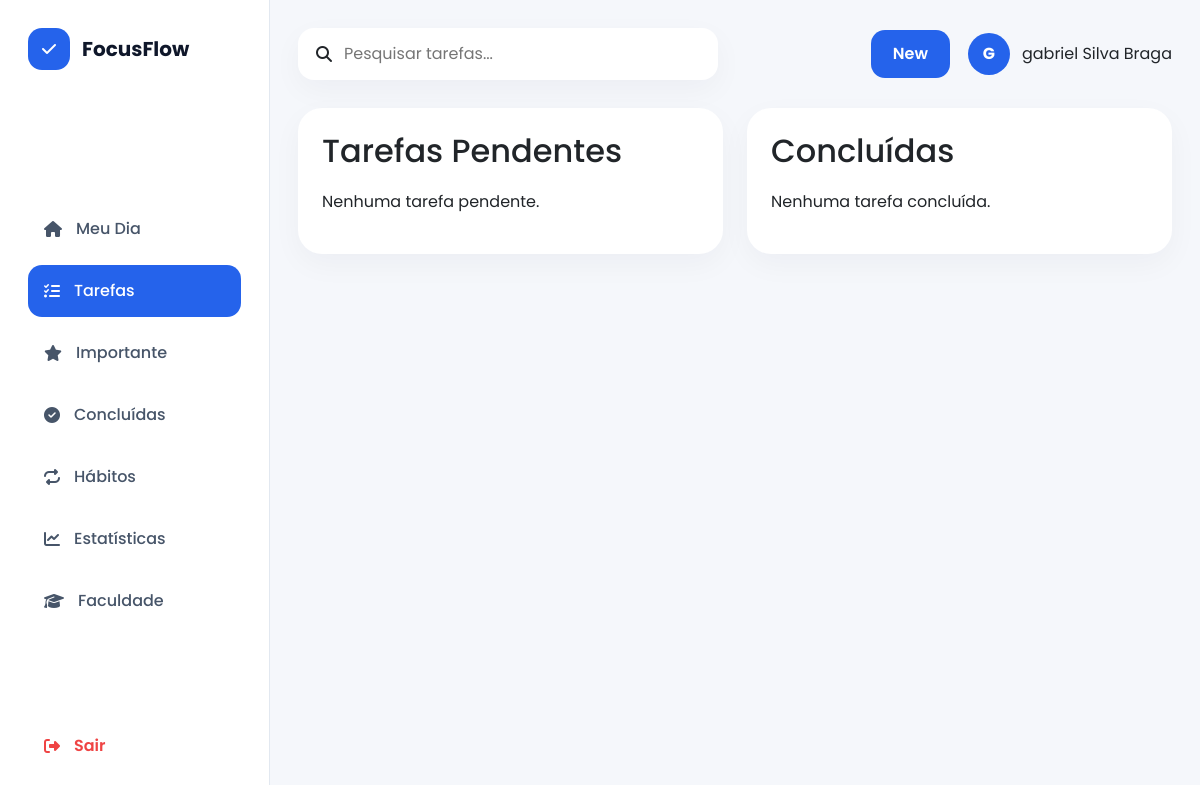
Before: /tarefas.php (signed in) with the older database file.
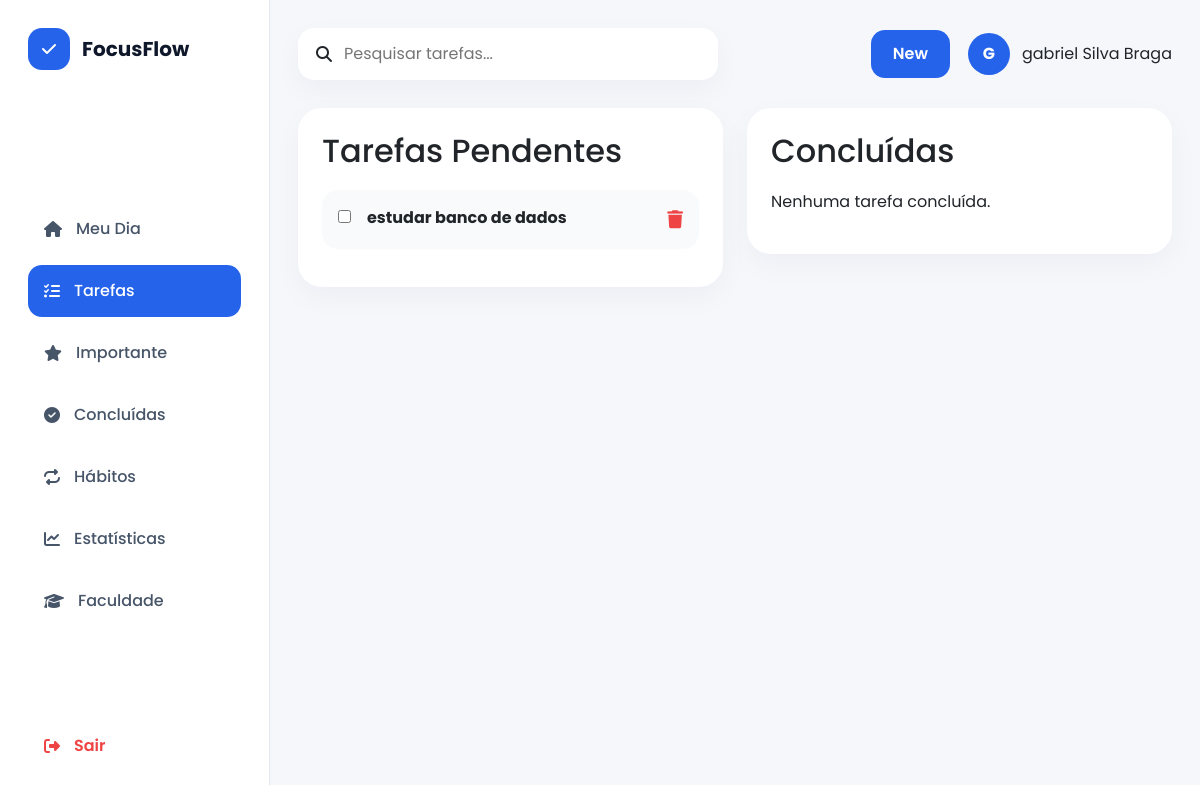
After: the same page with the newer database file.
### tables this page shows
CREATE TABLE `tarefas` (
  `id` int(11) NOT NULL,
  `usuario_id` int(11) NOT NULL,
  `titulo` varchar(255) NOT NULL,
  `descricao` text DEFAULT NULL,
  `categoria` varchar(100) DEFAULT NULL,
  `status` enum('pendente','concluida') DEFAULT 'pendente',
  `data_criacao` timestamp NOT NULL DEFAULT current_timestamp(),
  `prazo` date DEFAULT NULL,
  `urgencia` enum('baixa','media','alta') DEFAULT 'media'
);

### includes/tarefas.php (called while the page is built, shortened)
<?php
include("conexao.php");
function listarTarefas($usuario_id)
{
    global $conn;
    $sql = "SELECT * FROM tarefas
            WHERE usuario_id = ?
            AND status = 'pendente'
            ORDER BY data_criacao DESC";
    $stmt = $conn->prepare($sql);
    $stmt->bind_param("i", $usuario_id);
    $stmt->execute();
    return $stmt->get_result();
}
function listarConcluidas($usuario_id)
{
    global $conn;
    $sql = "SELECT * FROM tarefas
            WHERE usuario_id = ?
            AND status = 'concluida'
            ORDER BY data_criacao DESC";
    $stmt = $conn->prepare($sql);
    $stmt->bind_param("i", $usuario_id);
    $stmt->execute();
    return $stmt->get_result();
}
?>

### tarefas.php (the view, shortened to what this page needs)
<?php
include("includes/tarefas.php");
$usuario_id = $_SESSION['id'];
$tarefasPendentes = listarTarefas($usuario_id);
$tarefasConcluidas = listarConcluidas($usuario_id);
?>
<!DOCTYPE html>
<html lang="pt-BR">
<head>
    <link href="https://cdn.jsdelivr.net/npm/bootstrap@5.3.3/dist/css/bootstrap.min.css" rel="stylesheet">
    <link rel="stylesheet"
    href="https://cdnjs.cloudflare.com/ajax/libs/font-awesome/6.5.2/css/all.min.css">
    <link rel="stylesheet" href="./css/style.css">
</head>
<body>
<div class="dashboard-layout">
    <?php include("includes/sidebar.php"); ?>
    <div class="main-content">
        <?php include("includes/header.php"); ?>
        <div class="tasks-page">
            <div class="tasks-column">
                <div class="section-card">
                    <h2>Tarefas Pendentes</h2>
                    <?php if ($tarefasPendentes->num_rows > 0): ?>
                        <?php while ($tarefa = $tarefasPendentes->fetch_assoc()): ?>
                            <div class="task-card">
                                <a href="tarefas.php?concluir=<?php echo $tarefa['id']; ?>">
                                    <input type="checkbox">
                                </a>
                                <div class="task-content">
                                    <strong><?php echo htmlspecialchars($tarefa['titulo']); ?></strong>
                                </div>
                                <a href="tarefas.php?excluir=<?php echo $tarefa['id']; ?>" class="delete-btn">
                                    <i class="fa-solid fa-trash"></i>
                                </a>
                            </div>
                        <?php endwhile; ?>
                    <?php else: ?>
                        <p>Nenhuma tarefa pendente.</p>
                    <?php endif; ?>
                </div>
            </div>
            <div class="tasks-column">
                <div class="section-card">
                    <h2>Concluídas</h2>
                    <?php if ($tarefasConcluidas->num_rows > 0): ?>
                        <?php while ($tarefa = $tarefasConcluidas->fetch_assoc()): ?>
                            <div class="task-card completed">
                                <div class="task-content">
                                    <strong><?php echo htmlspecialchars($tarefa['titulo']); ?></strong>
                                </div>
                                <a href="tarefas.php?excluir=<?php echo $tarefa['id']; ?>" class="delete-btn">
                                    <i class="fa-solid fa-trash"></i>
                                </a>
                            </div>
                        <?php endwhile; ?>
                    <?php else: ?>
                        <p>Nenhuma tarefa concluída.</p>
                    <?php endif; ?>
                </div>
            </div>
        </div>
    </div>
</div>
</body>
</html>

Changed rows visible on the page:
added tarefas: titulo "estudar banco de dados"
Other visible differences:
text no longer shown: "Nenhuma tarefa pendente."
